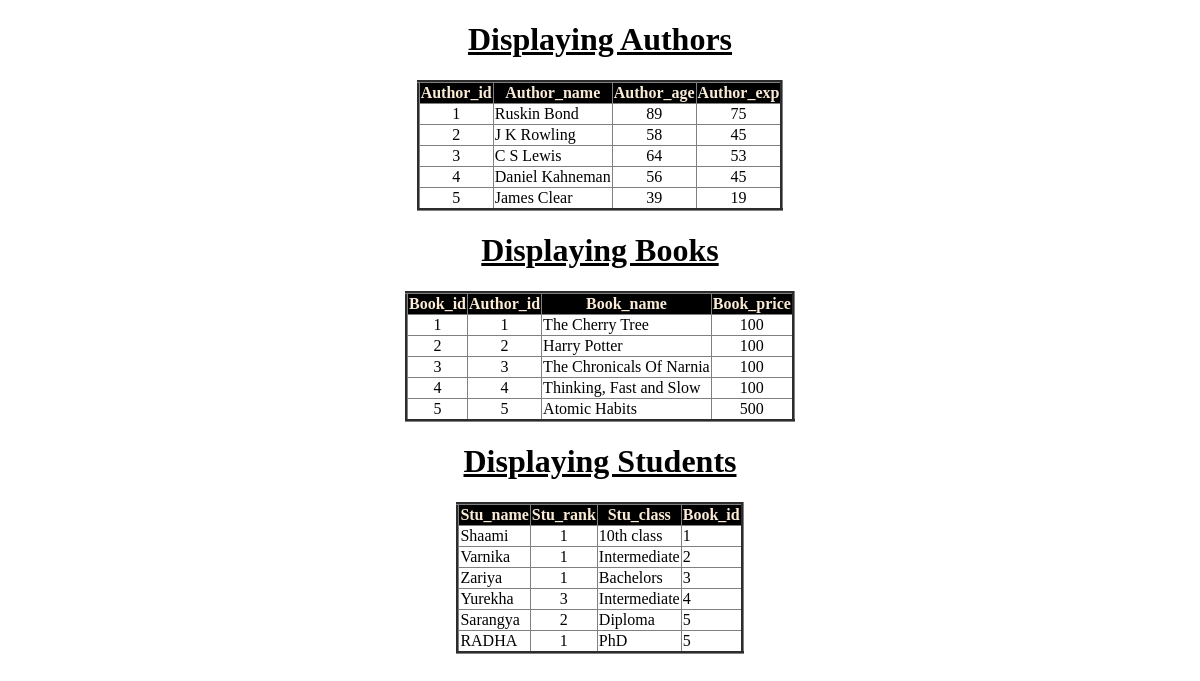
The page /display_all/ on the database its author committed.
### app/models.py (models this page shows, shortened)
class Authors(models.Model):
    author_id=models.IntegerField(primary_key=True)
    author_name=models.CharField(max_length=100,unique=True)
    author_age=models.IntegerField(default='Unknown')
    author_exp=models.IntegerField()
    def __str__(self):
        return str(self.author_id)

class Books(models.Model):
    book_id=models.IntegerField(primary_key=True)
    author_id=models.ForeignKey(Authors,on_delete=models.CASCADE)
    book_name=models.CharField(max_length=100,null=False)
    book_price=models.IntegerField(default=100)
    def __str__(self):
         return str(self.book_id)

class Students(models.Model):
    stu_name=models.CharField(max_length=100,unique=True)
    stu_rank=models.IntegerField()
    stu_class=models.CharField(max_length=100)
    book_id=models.ForeignKey(Books,on_delete=models.CASCADE)
    date=models.DateField(auto_now=False,auto_now_add=False,default='2023-12-19')

### app/views.py (the view)
# urls.py: path('display_all/',display_all,name='display_all'),
def display_all(request):
    QLAO=Authors.objects.all()
    QLBO=Books.objects.all()
    QLSO=Students.objects.all()
    d={'authors':QLAO,'books':QLBO,'students':QLSO}
    return render(request,'Display_all.html',d)

### templates/Display_all.html (shortened to what this page needs)
<!DOCTYPE html>
<html lang="en">
<head>
</head>
<body>
    <center>
        <div class="one">
            <center><h1><u>Displaying Authors</u></h1>
                <table border="3px">
                    <tr><th>Author_id</th>
                        <th>Author_name</th>
                        <th>Author_age</th>
                        <th>Author_exp</th>
                    </tr>
                    {% for ao in authors %}
                    <tr>
                        <td style="text-align: center;">{{ ao.author_id }}</td>
                        <td>{{ ao.author_name }}</td>
                        <td style="text-align: center;">{{ ao.author_age }}</td>
                        <td style="text-align: center;">{{ ao.author_exp }}</td>
                    </tr>
                    {% endfor %}
                </table>
        </div>
        <div class="one">
            <center><h1><u>Displaying Books</u></h1>
                <table border="3px">
                    <tr><th>Book_id</th>
                        <th>Author_id</th>
                        <th>Book_name</th>
                        <th>Book_price</th>
                    </tr>
                    {% for bo in books %}
                    <tr>
                        <td style="text-align: center;">{{ bo.book_id }}</td>
                        <td style="text-align: center;">{{ bo.author_id }}</td>
                        <td>{{ bo.book_name }}</td>
                        <td style="text-align: center;">{{ bo.book_price }}</td>
                    </tr>
                    {% endfor %}
                </table>
        </div>
        <div class="one">
            <h1><u>Displaying Students</u></h1>
            <table border="3px">
                <tr><th>Stu_name</th>
                    <th >Stu_rank</th>
                    <th>Stu_class</th>
                    <th>Book_id</th>
                </tr>
                {% for so in students %}
                <tr>
                    <td>{{ so.stu_name }}</td>
                    <td style="text-align: center;">{{ so.stu_rank }}</td>
                    <td>{{ so.stu_class }}</td>
                    <td>{{ so.book_id }}</td>
                </tr>
                {% endfor %}
            </table>
        </div>
    </center>
</body>
</html>

### templates/Display_all.html (style rules this page uses)
table { border-collapse: collapse; }
.one { margin-top: 10px; }
th { background-color: black; color: antiquewhite; }

### rows shown on the page
Authors: author_id "1", author_name "Ruskin Bond", author_age "89", author_exp "75"
Authors: author_id "2", author_name "J K Rowling", author_age "58", author_exp "45"
Authors: author_id "3", author_name "C S Lewis", author_age "64", author_exp "53"
Authors: author_id "4", author_name "Daniel Kahneman", author_age "56", author_exp "45"
Authors: author_id "5", author_name "James Clear", author_age "39", author_exp "19"
Books: book_id "1", author_id "1", book_name "The Cherry Tree", book_price "100"
Books: book_id "2", author_id "2", book_name "Harry Potter", book_price "100"
Books: book_id "3", author_id "3", book_name "The Chronicals Of Narnia", book_price "100"
Books: book_id "4", author_id "4", book_name "Thinking, Fast and Slow", book_price "100"
Books: book_id "5", author_id "5", book_name "Atomic Habits", book_price "500"
Students: stu_name "Shaami", stu_rank "1", stu_class "10th class", book_id "1"
Students: stu_name "Varnika", stu_rank "1", stu_class "Intermediate", book_id "2"
Students: stu_name "Zariya", stu_rank "1", stu_class "Bachelors", book_id "3"
Students: stu_name "Yurekha", stu_rank "3", stu_class "Intermediate", book_id "4"
Students: stu_name "Sarangya", stu_rank "2", stu_class "Diploma", book_id "5"
Students: stu_name "RADHA", stu_rank "1", stu_class "PhD", book_id "5"
